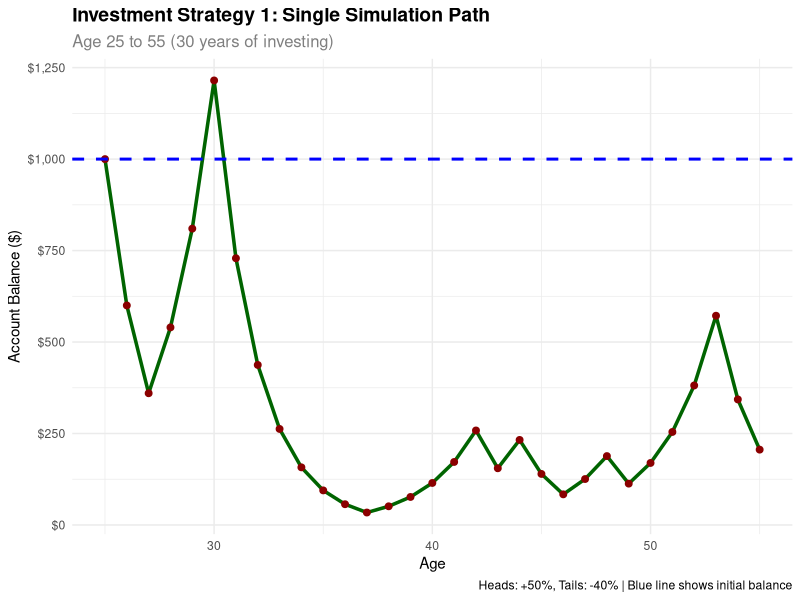
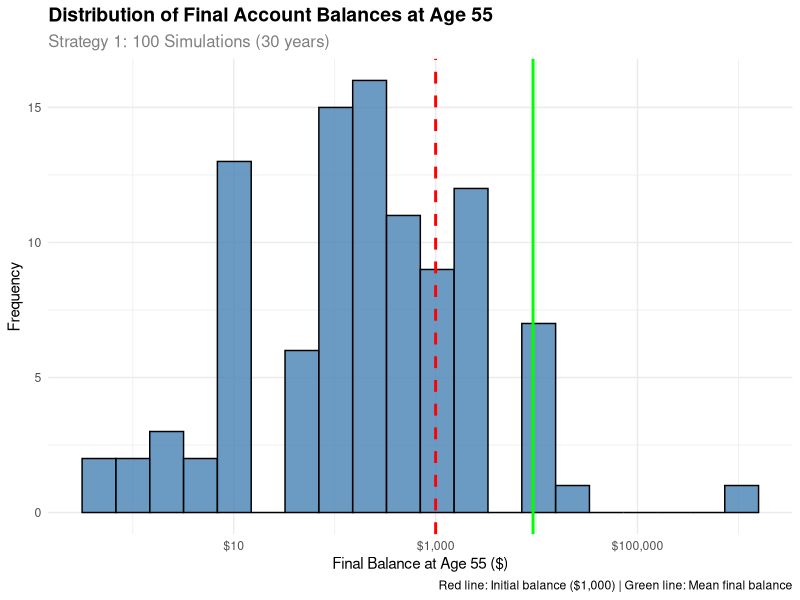
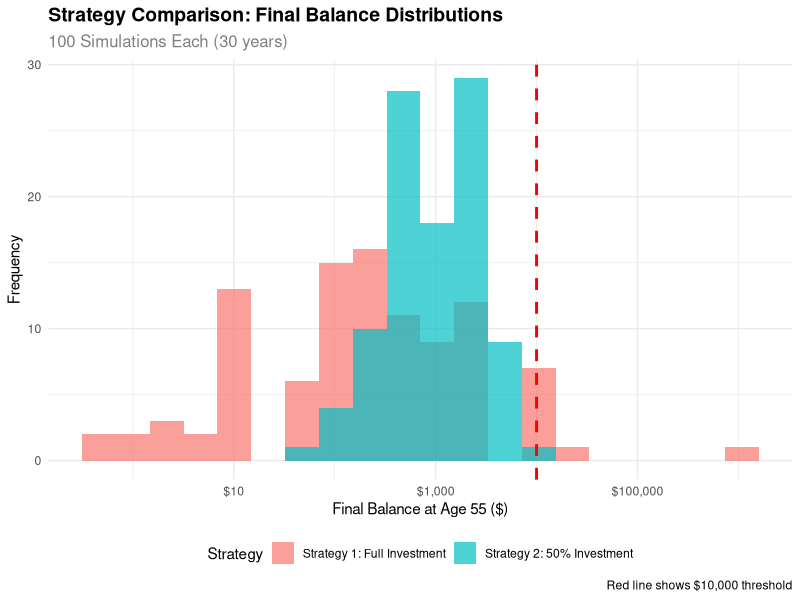

Write the R code that produced these figures, in order.
## ---- chunk 1
#| label: expected-value-analysis
#| fig-cap: Expected value calculation for one coin flip
#| echo: true

# Set seed for reproducibility
set.seed(123)

# Initial balance
initial_balance <- 1000

# After one coin flip:
# Heads (50% probability): Balance = 1000 * 1.5 = 1500
# Tails (50% probability): Balance = 1000 * 0.6 = 600

# Expected value calculation
prob_heads <- 0.5
prob_tails <- 0.5
balance_heads <- initial_balance * 1.5
balance_tails <- initial_balance * 0.6

expected_value <- prob_heads * balance_heads + prob_tails * balance_tails

cat("Expected Value Analysis:\n")
cat("Initial balance: $", initial_balance, "\n")
cat("Balance after heads (50% gain): $", balance_heads, "\n")
cat("Balance after tails (40% loss): $", balance_tails, "\n")
cat("Expected value: $", expected_value, "\n")
cat("Expected return: ", (expected_value - initial_balance) / initial_balance * 100, "%\n")
## ---- chunk 2
#| label: single-simulation
#| fig-cap: Single 30-year simulation of Strategy 1
#| echo: true

suppressPackageStartupMessages(library(tidyverse))
suppressPackageStartupMessages(library(ggplot2))

# Set seed for reproducibility
set.seed(456)

# Parameters for investment game
initial_balance <- 1000
start_age <- 25
end_age <- 55
n_years <- end_age - start_age

# Function to simulate investment game
simulate_investment_game <- function(initial, years) {
  balance <- initial
  path <- numeric(years + 1)
  path[1] <- initial
  
  for (i in 1:years) {
    coin_flip <- rbinom(1, 1, 0.5)
    if (coin_flip == 1) {
      balance <- balance * 1.5  # 50% gain
    } else {
      balance <- balance * 0.6  # 40% loss
    }
    path[i + 1] <- balance
  }
  
  return(path)
}

# Run single simulation
investment_path <- simulate_investment_game(initial_balance, n_years)

# Create data frame
investment_data <- tibble(
  age = start_age:end_age,
  balance = investment_path
)

# Create time series plot
ggplot(investment_data, aes(x = age, y = balance)) +
  geom_line(color = "darkgreen", linewidth = 1.2) +
  geom_point(color = "darkred", size = 2) +
  geom_hline(yintercept = initial_balance, color = "blue", linetype = "dashed", linewidth = 1) +
  labs(
    title = "Investment Strategy 1: Single Simulation Path",
    subtitle = "Age 25 to 55 (30 years of investing)",
    x = "Age",
    y = "Account Balance ($)",
    caption = "Heads: +50%, Tails: -40% | Blue line shows initial balance"
  ) +
  scale_y_continuous(labels = scales::dollar_format()) +
  theme_minimal() +
  theme(
    plot.title = element_text(size = 14, face = "bold"),
    plot.subtitle = element_text(size = 12, color = "gray50")
  )

# Show final results
final_balance <- investment_data$balance[nrow(investment_data)]
total_return <- (final_balance - initial_balance) / initial_balance * 100

cat("\nSingle Simulation Results:\n")
cat("Initial balance (age 25): $", initial_balance, "\n")
cat("Final balance (age 55): $", round(final_balance, 2), "\n")
cat("Total return: ", round(total_return, 2), "%\n")
cat("Annualized return: ", round((final_balance/initial_balance)^(1/n_years) - 1, 4) * 100, "%\n")
## ---- chunk 3
#| label: monte-carlo-analysis
#| fig-cap: Distribution of final balances from 100 simulations
#| echo: true

suppressPackageStartupMessages(library(tidyverse))
suppressPackageStartupMessages(library(ggplot2))

# Set seed for reproducibility
set.seed(789)

# Parameters for investment game
initial_balance <- 1000
start_age <- 25
end_age <- 55
n_years <- end_age - start_age
n_sims <- 100

# Function to simulate final balance
simulate_final_balance <- function(initial, years) {
  balance <- initial
  for (i in 1:years) {
    coin_flip <- rbinom(1, 1, 0.5)
    if (coin_flip == 1) {
      balance <- balance * 1.5  # 50% gain
    } else {
      balance <- balance * 0.6  # 40% loss
    }
  }
  return(balance)
}

# Run 100 simulations
final_balances <- replicate(n_sims, simulate_final_balance(initial_balance, n_years))

# Create data frame
simulation_results <- tibble(
  sim_num = 1:n_sims,
  final_balance = final_balances
)

# Create histogram
ggplot(simulation_results, aes(x = final_balance)) +
  geom_histogram(bins = 20, fill = "steelblue", alpha = 0.8, color = "black") +
  geom_vline(xintercept = initial_balance, color = "red", linetype = "dashed", linewidth = 1) +
  geom_vline(xintercept = mean(final_balances), color = "green", linetype = "solid", linewidth = 1) +
  labs(
    title = "Distribution of Final Account Balances at Age 55",
    subtitle = "Strategy 1: 100 Simulations (30 years)",
    x = "Final Balance at Age 55 ($)",
    y = "Frequency",
    caption = "Red line: Initial balance ($1,000) | Green line: Mean final balance"
  ) +
  scale_x_continuous(labels = scales::dollar_format(), trans = "log10") +
  theme_minimal() +
  theme(
    plot.title = element_text(size = 14, face = "bold"),
    plot.subtitle = element_text(size = 12, color = "gray50")
  )

# Summary statistics
summary_stats <- simulation_results %>%
  summarise(
    mean_balance = mean(final_balance),
    median_balance = median(final_balance),
    min_balance = min(final_balance),
    max_balance = max(final_balance),
    prob_above_initial = mean(final_balance > initial_balance),
    prob_above_10000 = mean(final_balance > 10000)
  )

cat("\nStrategy 1 Summary Statistics:\n")
print(summary_stats)
## ---- chunk 4
#| label: probability-analysis
#| fig-cap: Probability analysis for various balance thresholds
#| echo: true

# Calculate probability that final balance > $1,000
prob_above_1000 <- mean(final_balances > 1000)

# Calculate additional probability thresholds
prob_above_5000 <- mean(final_balances > 5000)
prob_above_10000 <- mean(final_balances > 10000)
prob_above_50000 <- mean(final_balances > 50000)

# Create probability summary
probability_summary <- tibble(
  threshold = c("$1,000", "$5,000", "$10,000", "$50,000"),
  probability = c(prob_above_1000, prob_above_5000, prob_above_10000, prob_above_50000),
  percentage = c(prob_above_1000, prob_above_5000, prob_above_10000, prob_above_50000) * 100
)

cat("Strategy 1 Probability Analysis:\n")
cat("============================\n")
cat("Probability that final balance > $1,000: ", round(prob_above_1000, 3), " (", round(prob_above_1000 * 100, 1), "%)\n")
cat("Probability that final balance > $5,000: ", round(prob_above_5000, 3), " (", round(prob_above_5000 * 100, 1), "%)\n")
cat("Probability that final balance > $10,000: ", round(prob_above_10000, 3), " (", round(prob_above_10000 * 100, 1), "%)\n")
cat("Probability that final balance > $50,000: ", round(prob_above_50000, 3), " (", round(prob_above_50000 * 100, 1), "%)\n")

# Show the probability summary table
print(probability_summary)
## ---- chunk 5
#| label: strategy-comparison
#| fig-cap: Comparison of Strategy 1 vs Strategy 2
#| echo: true

suppressPackageStartupMessages(library(tidyverse))
suppressPackageStartupMessages(library(ggplot2))

# Set seed for reproducibility
set.seed(999)

# Parameters for modified investment game
initial_balance <- 1000
start_age <- 25
end_age <- 55
n_years <- end_age - start_age
n_sims <- 100

# Function to simulate modified strategy (50% betting rule)
simulate_modified_strategy <- function(initial, years) {
  balance <- initial
  for (i in 1:years) {
    # Bet exactly 50% of current balance
    bet_amount <- balance * 0.5
    remaining_balance <- balance - bet_amount
    
    coin_flip <- rbinom(1, 1, 0.5)
    if (coin_flip == 1) {
      # Win: bet amount increases by 50%
      bet_result <- bet_amount * 1.5
    } else {
      # Lose: bet amount decreases by 40%
      bet_result <- bet_amount * 0.6
    }
    
    # New balance = remaining balance + bet result
    balance <- remaining_balance + bet_result
  }
  return(balance)
}

# Run 100 simulations for modified strategy
modified_final_balances <- replicate(n_sims, simulate_modified_strategy(initial_balance, n_years))

# Create comparison data frame
strategy_comparison <- tibble(
  sim_num = 1:n_sims,
  strategy_1 = final_balances,
  strategy_2 = modified_final_balances
)

# Calculate probabilities for modified strategy
prob_modified_above_1000 <- mean(modified_final_balances > 1000)
prob_modified_above_10000 <- mean(modified_final_balances > 10000)

# Calculate probabilities for original strategy (from previous analysis)
prob_original_above_1000 <- mean(final_balances > 1000)
prob_original_above_10000 <- mean(final_balances > 10000)

# Create comparison plot
comparison_data <- strategy_comparison %>%
  pivot_longer(cols = c(strategy_1, strategy_2), 
               names_to = "strategy", values_to = "final_balance") %>%
  mutate(strategy = case_when(
    strategy == "strategy_1" ~ "Strategy 1: Full Investment",
    strategy == "strategy_2" ~ "Strategy 2: 50% Investment"
  ))

ggplot(comparison_data, aes(x = final_balance, fill = strategy)) +
  geom_histogram(alpha = 0.7, bins = 20, position = "identity") +
  geom_vline(xintercept = 10000, color = "red", linetype = "dashed", linewidth = 1) +
  labs(
    title = "Strategy Comparison: Final Balance Distributions",
    subtitle = "100 Simulations Each (30 years)",
    x = "Final Balance at Age 55 ($)",
    y = "Frequency",
    fill = "Strategy",
    caption = "Red line shows $10,000 threshold"
  ) +
  scale_x_continuous(labels = scales::dollar_format(), trans = "log10") +
  theme_minimal() +
  theme(
    plot.title = element_text(size = 14, face = "bold"),
    plot.subtitle = element_text(size = 12, color = "gray50"),
    legend.position = "bottom"
  )

# Summary statistics comparison
comparison_summary <- tibble(
  Strategy = c("Strategy 1: Full Investment", "Strategy 2: 50% Investment"),
  Mean_Balance = c(mean(final_balances), mean(modified_final_balances)),
  Median_Balance = c(median(final_balances), median(modified_final_balances)),
  Prob_Above_1000 = c(prob_original_above_1000, prob_modified_above_1000),
  Prob_Above_10000 = c(prob_original_above_10000, prob_modified_above_10000)
)

cat("\nStrategy Comparison Results:\n")
cat("============================\n")
cat("Strategy 1 - Probability > $1,000: ", round(prob_original_above_1000, 3), " (", round(prob_original_above_1000 * 100, 1), "%)\n")
cat("Strategy 2 - Probability > $1,000: ", round(prob_modified_above_1000, 3), " (", round(prob_modified_above_1000 * 100, 1), "%)\n")
cat("Strategy 1 - Probability > $10,000: ", round(prob_original_above_10000, 3), " (", round(prob_original_above_10000 * 100, 1), "%)\n")
cat("Strategy 2 - Probability > $10,000: ", round(prob_modified_above_10000, 3), " (", round(prob_modified_above_10000 * 100, 1), "%)\n")

if (prob_modified_above_10000 > prob_original_above_10000) {
  cat("Result: Strategy 2 has HIGHER probability of > $10,000\n")
} else {
  cat("Result: Strategy 2 has LOWER probability of > $10,000\n")
}

print(comparison_summary)
